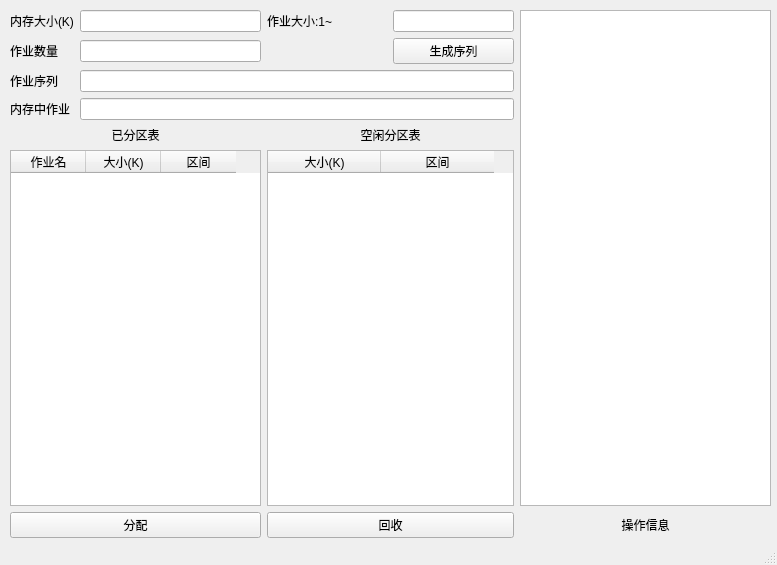
<?xml version="1.0" encoding="UTF-8"?>
<ui version="4.0">
 <class>MainWindow</class>
 <widget class="QMainWindow" name="MainWindow">
  <property name="windowModality">
   <enum>Qt::NonModal</enum>
  </property>
  <property name="enabled">
   <bool>true</bool>
  </property>
  <property name="geometry">
   <rect>
    <x>0</x>
    <y>0</y>
    <width>777</width>
    <height>565</height>
   </rect>
  </property>
  <property name="sizePolicy">
   <sizepolicy hsizetype="Fixed" vsizetype="Fixed">
    <horstretch>0</horstretch>
    <verstretch>0</verstretch>
   </sizepolicy>
  </property>
  <property name="minimumSize">
   <size>
    <width>777</width>
    <height>565</height>
   </size>
  </property>
  <property name="maximumSize">
   <size>
    <width>777</width>
    <height>565</height>
   </size>
  </property>
  <property name="windowTitle">
   <string>存储管理模拟</string>
  </property>
  <widget class="QWidget" name="centralwidget">
   <widget class="QWidget" name="gridLayoutWidget">
    <property name="geometry">
     <rect>
      <x>10</x>
      <y>10</y>
      <width>761</width>
      <height>528</height>
     </rect>
    </property>
    <layout class="QGridLayout" name="gridLayout">
     <item row="0" column="0">
      <widget class="QLabel" name="label_8">
       <property name="text">
        <string>内存大小(K)</string>
       </property>
      </widget>
     </item>
     <item row="6" column="0" colspan="2">
      <widget class="QPushButton" name="executeStep">
       <property name="text">
        <string>分配</string>
       </property>
      </widget>
     </item>
     <item row="3" column="0">
      <widget class="QLabel" name="label_12">
       <property name="text">
        <string>内存中作业</string>
       </property>
      </widget>
     </item>
     <item row="1" column="2">
      <spacer name="horizontalSpacer_2">
       <property name="orientation">
        <enum>Qt::Horizontal</enum>
       </property>
       <property name="sizeHint" stdset="0">
        <size>
         <width>40</width>
         <height>20</height>
        </size>
       </property>
      </spacer>
     </item>
     <item row="0" column="2">
      <widget class="QLabel" name="label_9">
       <property name="text">
        <string>作业大小:1~</string>
       </property>
      </widget>
     </item>
     <item row="4" column="2" colspan="2">
      <widget class="QLabel" name="label_14">
       <property name="text">
        <string>空闲分区表</string>
       </property>
       <property name="alignment">
        <set>Qt::AlignCenter</set>
       </property>
      </widget>
     </item>
     <item row="1" column="0">
      <widget class="QLabel" name="label_10">
       <property name="text">
        <string>作业数量</string>
       </property>
      </widget>
     </item>
     <item row="5" column="0" colspan="2">
      <widget class="QTableWidget" name="tableWidget_1">
       <property name="editTriggers">
        <set>QAbstractItemView::NoEditTriggers</set>
       </property>
       <property name="showGrid">
        <bool>false</bool>
       </property>
       <attribute name="horizontalHeaderDefaultSectionSize">
        <number>75</number>
       </attribute>
       <attribute name="verticalHeaderVisible">
        <bool>false</bool>
       </attribute>
       <attribute name="verticalHeaderMinimumSectionSize">
        <number>25</number>
       </attribute>
       <attribute name="verticalHeaderDefaultSectionSize">
        <number>25</number>
       </attribute>
       <column>
        <property name="text">
         <string>作业名</string>
        </property>
       </column>
       <column>
        <property name="text">
         <string>大小(K)</string>
        </property>
       </column>
       <column>
        <property name="text">
         <string>区间</string>
        </property>
       </column>
      </widget>
     </item>
     <item row="1" column="1">
      <widget class="QLineEdit" name="workNum"/>
     </item>
     <item row="1" column="3">
      <widget class="QPushButton" name="generate">
       <property name="text">
        <string>生成序列</string>
       </property>
      </widget>
     </item>
     <item row="6" column="2" colspan="2">
      <widget class="QPushButton" name="executeAll">
       <property name="text">
        <string>回收</string>
       </property>
      </widget>
     </item>
     <item row="2" column="1" colspan="3">
      <widget class="QLineEdit" name="lineEdit">
       <property name="readOnly">
        <bool>true</bool>
       </property>
      </widget>
     </item>
     <item row="5" column="2" colspan="2">
      <widget class="QTableWidget" name="tableWidget_2">
       <property name="editTriggers">
        <set>QAbstractItemView::NoEditTriggers</set>
       </property>
       <property name="showGrid">
        <bool>false</bool>
       </property>
       <attribute name="horizontalHeaderDefaultSectionSize">
        <number>113</number>
       </attribute>
       <attribute name="verticalHeaderVisible">
        <bool>false</bool>
       </attribute>
       <attribute name="verticalHeaderCascadingSectionResizes">
        <bool>false</bool>
       </attribute>
       <attribute name="verticalHeaderMinimumSectionSize">
        <number>25</number>
       </attribute>
       <attribute name="verticalHeaderDefaultSectionSize">
        <number>25</number>
       </attribute>
       <column>
        <property name="text">
         <string>大小(K)</string>
        </property>
       </column>
       <column>
        <property name="text">
         <string>区间</string>
        </property>
       </column>
      </widget>
     </item>
     <item row="0" column="3">
      <widget class="QLineEdit" name="workMaxNum"/>
     </item>
     <item row="2" column="0">
      <widget class="QLabel" name="label_11">
       <property name="text">
        <string>作业序列</string>
       </property>
      </widget>
     </item>
     <item row="4" column="0" colspan="2">
      <widget class="QLabel" name="label_13">
       <property name="text">
        <string>已分区表</string>
       </property>
       <property name="alignment">
        <set>Qt::AlignCenter</set>
       </property>
      </widget>
     </item>
     <item row="3" column="1" colspan="3">
      <widget class="QLineEdit" name="workMem">
       <property name="readOnly">
        <bool>true</bool>
       </property>
      </widget>
     </item>
     <item row="0" column="1">
      <widget class="QLineEdit" name="memorySize"/>
     </item>
     <item row="0" column="4" rowspan="6">
      <widget class="QTextBrowser" name="textBrowser"/>
     </item>
     <item row="6" column="4">
      <widget class="QLabel" name="label">
       <property name="text">
        <string>操作信息</string>
       </property>
       <property name="alignment">
        <set>Qt::AlignCenter</set>
       </property>
      </widget>
     </item>
    </layout>
   </widget>
  </widget>
  <widget class="QStatusBar" name="statusbar"/>
 </widget>
 <resources/>
 <connections>
  <connection>
   <sender>generate</sender>
   <signal>clicked()</signal>
   <receiver>MainWindow</receiver>
   <slot>product_order()</slot>
   <hints>
    <hint type="sourcelabel">
     <x>499</x>
     <y>56</y>
    </hint>
    <hint type="destinationlabel">
     <x>341</x>
     <y>47</y>
    </hint>
   </hints>
  </connection>
  <connection>
   <sender>executeStep</sender>
   <signal>clicked()</signal>
   <receiver>MainWindow</receiver>
   <slot>distribute()</slot>
   <hints>
    <hint type="sourcelabel">
     <x>147</x>
     <y>488</y>
    </hint>
    <hint type="destinationlabel">
     <x>140</x>
     <y>590</y>
    </hint>
   </hints>
  </connection>
  <connection>
   <sender>executeAll</sender>
   <signal>clicked()</signal>
   <receiver>MainWindow</receiver>
   <slot>recycle()</slot>
   <hints>
    <hint type="sourcelabel">
     <x>415</x>
     <y>493</y>
    </hint>
    <hint type="destinationlabel">
     <x>420</x>
     <y>551</y>
    </hint>
   </hints>
  </connection>
 </connections>
 <slots>
  <slot>product_order()</slot>
  <slot>execute_by_step()</slot>
  <slot>execute()</slot>
  <slot>distribute()</slot>
  <slot>recycle()</slot>
 </slots>
</ui>
